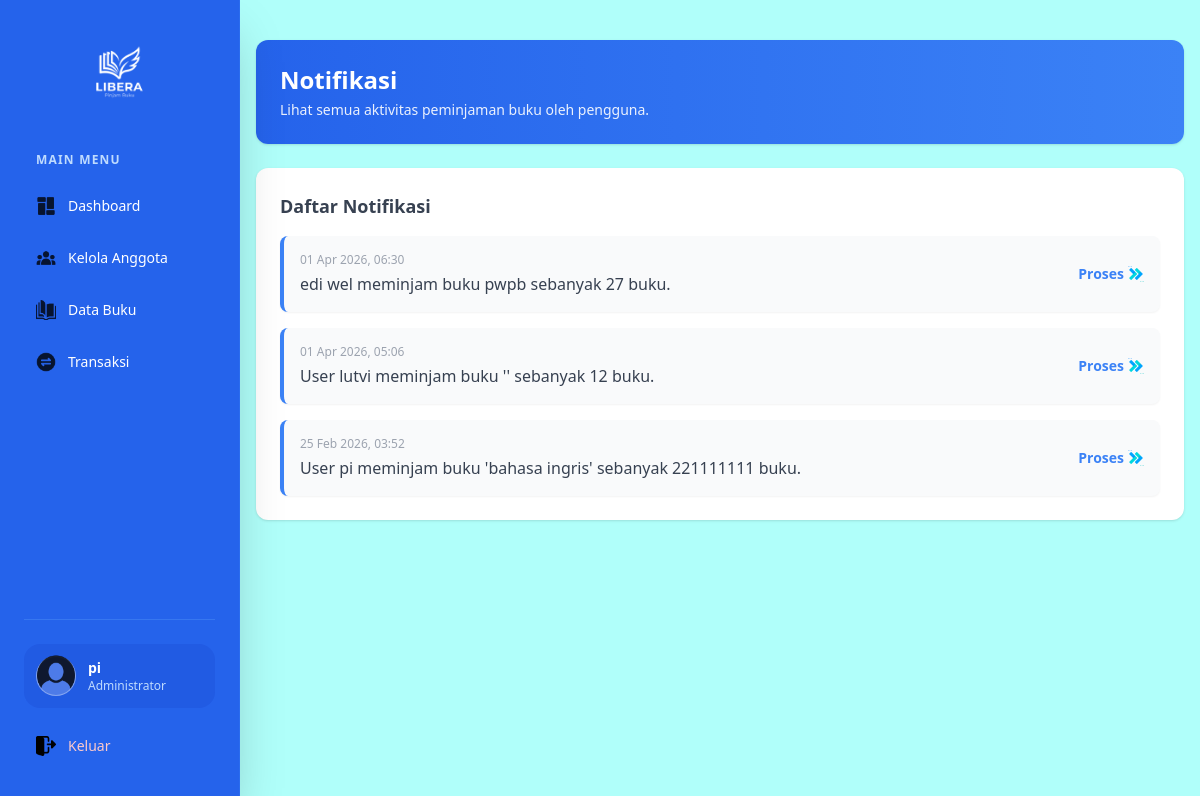
/admin/notifications.php (signed in), run on an earlier commit of the app's database.
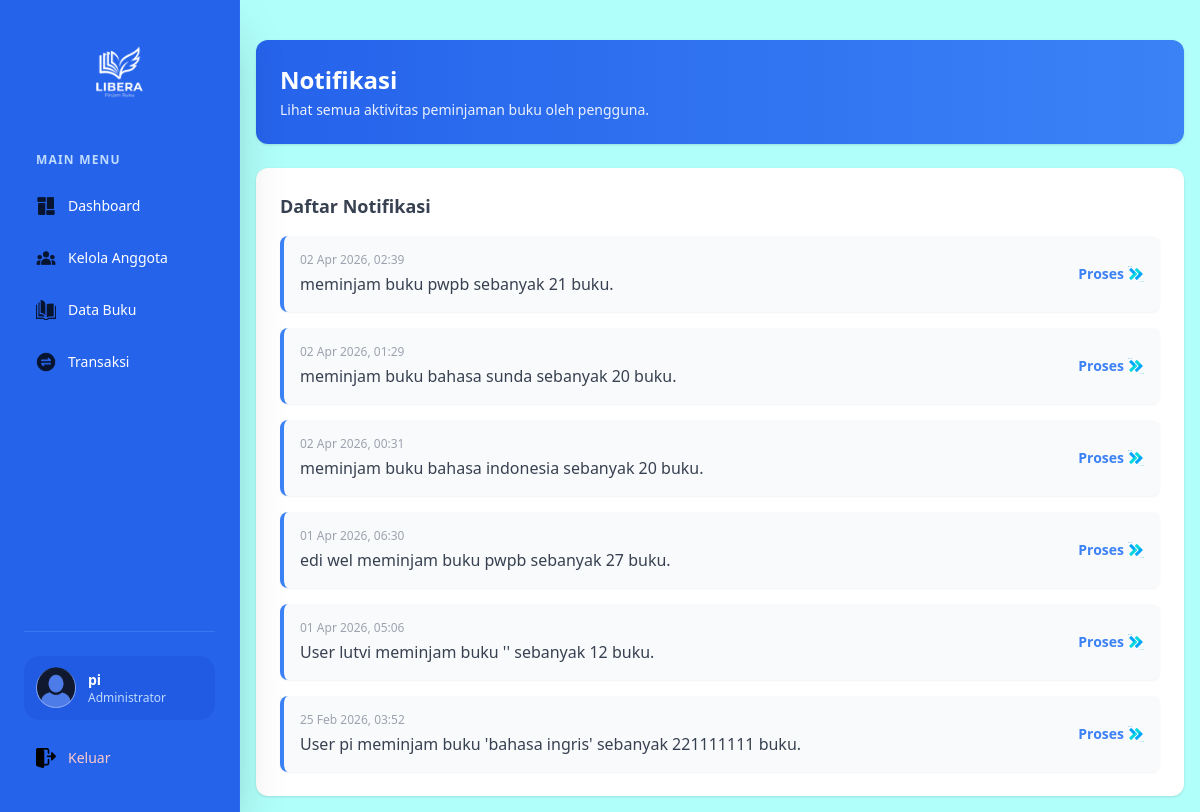
And on a later commit of the database.
### tables this page shows
CREATE TABLE `notif` (
  `id_notif` int(11) NOT NULL,
  `id_transaksi` int(11) NOT NULL,
  `message` text NOT NULL,
  `created_at` timestamp NOT NULL DEFAULT current_timestamp()
);

### admin/notifications.php (the view, shortened to what this page needs)
<?php
include '../config/koneksi.php';
$query_notif = mysqli_query($koneksi, "SELECT * FROM notif ORDER BY created_at DESC");
?>
<!DOCTYPE html>
<html lang="en">
<head>
    <link href="https://cdnjs.cloudflare.com/ajax/libs/flowbite/2.2.1/flowbite.min.css" rel="stylesheet">
    <script src="https://cdn.tailwindcss.com"></script>
</head>
<body class="bg-[#B0FFFA] font-poppins">
    <?php include 'partials/sidebar.php'; ?>
    <main class="ml-60 p-4 min-h-screen">
        <section>
            <div class="mt-6 bg-gradient-to-r from-blue-600 to-blue-500 p-6 rounded-xl shadow text-white">
                <h2 class="text-2xl font-semibold mb-1">
                    Notifikasi
                </h2>
                <p class="text-sm opacity-90">
                    Lihat semua aktivitas peminjaman buku oleh pengguna.
                </p>
            </div>
        </section>
        <section class="mt-6">
            <div class="bg-white rounded-xl shadow p-6">
                <h2 class="text-lg font-semibold text-gray-700 mb-4">
                    Daftar Notifikasi
                </h2>
                <?php if (mysqli_num_rows($query_notif) > 0): ?>
                    <div class="space-y-4">
                        <?php while ($notif = mysqli_fetch_assoc($query_notif)): ?>
                            <?php
                            $link_target = isset($notif['id_transaksi']) && !empty($notif['id_transaksi'])
                                ? "konfirmasi_pinjam.php?id=" . $notif['id_transaksi']
                                : "transaksi.php";
                            ?>
                            <a href="<?php echo $link_target; ?>"
                                class="block bg-gray-50 rounded-lg p-4 border-l-4 border-blue-500 hover:bg-blue-50 transition duration-200 shadow-sm">
                                <div class="flex justify-between items-center">
                                    <div>
                                        <p class="text-xs text-gray-400">
                                            <?php echo date('d M Y, H:i', strtotime($notif['created_at'])); ?>
                                        </p>
                                        <p class="mt-1 text-gray-700 font-medium">
                                            <?php echo htmlspecialchars($notif['message']); ?>
                                        </p>
                                    </div>
                                    <span class="text-blue-500 text-sm font-semibold flex items-center gap-1">
                                        Proses <img src="../resources/img/proses.png" class="w-4 h-4">
                                    </span>
                                </div>
                            </a>
                        <?php endwhile; ?>
                    </div>
                <?php else: ?>
                    <div class="text-center py-10">
                        <p class="text-gray-500 italic">Belum ada notifikasi.</p>
                    </div>
                <?php endif; ?>
            </div>
        </section>
    </main>
</body>
</html>

What changed in the data, as far as the page shows it:
added notif: created_at "02 Apr 2026, 02:39", message "meminjam buku pwpb sebanyak 21 buku."
added notif: created_at "02 Apr 2026, 01:29", message "meminjam buku bahasa sunda sebanyak 20 buku."
added notif: created_at "02 Apr 2026, 00:31", message "meminjam buku bahasa indonesia sebanyak 20 buku."
